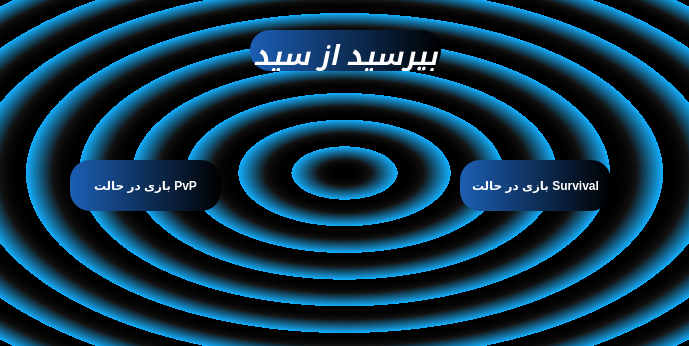
<?xml version="1.0" encoding="UTF-8"?>
<ui version="4.0">
    <class>MainWindow</class>
    <widget class="QMainWindow" name="MainWindow">
        <property name="geometry">
            <rect>
                <x>0</x>
                <y>0</y>
                <width>689</width>
                <height>346</height>
            </rect>
        </property>
        <property name="windowTitle">
            <string>MainWindow</string>
        </property>
        <property name="styleSheet">
            <string notr="true">background-color: qradialgradient(spread:repeat, cx:0.5, cy:0.5, radius:0.077, fx:0.5, fy:0.5, stop:0 rgba(0, 0, 0, 255), stop:0.497326 rgba(0, 0, 0, 147), stop:1 rgba(0, 169, 255, 147));</string>
        </property>
        <widget class="QWidget" name="centralwidget">
            <widget class="QLabel" name="label">
                <property name="geometry">
                    <rect>
                        <x>250</x>
                        <y>30</y>
                        <width>191</width>
                        <height>41</height>
                    </rect>
                </property>
                <property name="styleSheet">
                    <string notr="true">border-radius: 20px;
                        background-color: qlineargradient(spread:pad, x1:0, y1:1, x2:1, y2:1, stop:0 rgba(28, 95, 180, 255), stop:1 rgba(0, 0, 0, 255));
                        color: rgb(255, 255, 255);</string>
                </property>
                <property name="text">
                    <string>&lt;html&gt;&lt;head/&gt;&lt;body&gt;&lt;p align=&quot;center&quot;&gt;&lt;span style=&quot; font-size:20pt; font-weight:600; font-style:italic;&quot;&gt;بپرسید از سید&lt;/span&gt;&lt;/p&gt;&lt;/body&gt;&lt;/html&gt;</string>
                </property>
            </widget>
            <widget class="QPushButton" name="play_pvp">
                <property name="geometry">
                    <rect>
                        <x>70</x>
                        <y>160</y>
                        <width>151</width>
                        <height>51</height>
                    </rect>
                </property>
                <property name="toolTip">
                    <string>&lt;html&gt;&lt;head/&gt;&lt;body&gt;&lt;p&gt;&lt;span style=&quot; font-weight:400;&quot;&gt;برای بازی در حالت PvP دکمه را فشار دهید&lt;/span&gt;&lt;/p&gt;&lt;/body&gt;&lt;/html&gt;</string>
                </property>
                <property name="styleSheet">
                    <string notr="true">border-radius: 20px;
                        font: 15pt &quot;Ubuntu&quot;;
                        font-weight: bold;
                        background-color: qlineargradient(spread:pad, x1:0, y1:1, x2:1, y2:1, stop:0 rgba(28, 95, 180, 255), stop:1 rgba(0, 0, 0, 255));
                        color: rgb(255, 255, 255);</string>
                </property>
                <property name="text">
                    <string>بازی در حالت PvP</string>
                </property>
            </widget>
            <widget class="QPushButton" name="play_survival">
                <property name="geometry">
                    <rect>
                        <x>460</x>
                        <y>160</y>
                        <width>151</width>
                        <height>51</height>
                    </rect>
                </property>
                <property name="toolTip">
                    <string>&lt;html&gt;&lt;head/&gt;&lt;body&gt;&lt;p&gt;&lt;span style=&quot; font-weight:400;&quot;&gt;برای بازی در حالت Survival دکمه را فشار دهید&lt;/span&gt;&lt;/p&gt;&lt;/body&gt;&lt;/html&gt;</string>
                </property>
                <property name="styleSheet">
                    <string notr="true">border-radius: 20px;
                        font: 15pt &quot;Ubuntu&quot;;
                        font-weight: bold;
                        background-color: qlineargradient(spread:pad, x1:0, y1:1, x2:1, y2:1, stop:0 rgba(28, 95, 180, 255), stop:1 rgba(0, 0, 0, 255));
                        color: rgb(255, 255, 255);</string>
                </property>
                <property name="text">
                    <string>بازی در حالت Survival</string>
                </property>
            </widget>
            <zorder>play_pvp</zorder>
            <zorder>label</zorder>
            <zorder>play_survival</zorder>
        </widget>
    </widget>
    <resources/>
    <connections/>
</ui>
